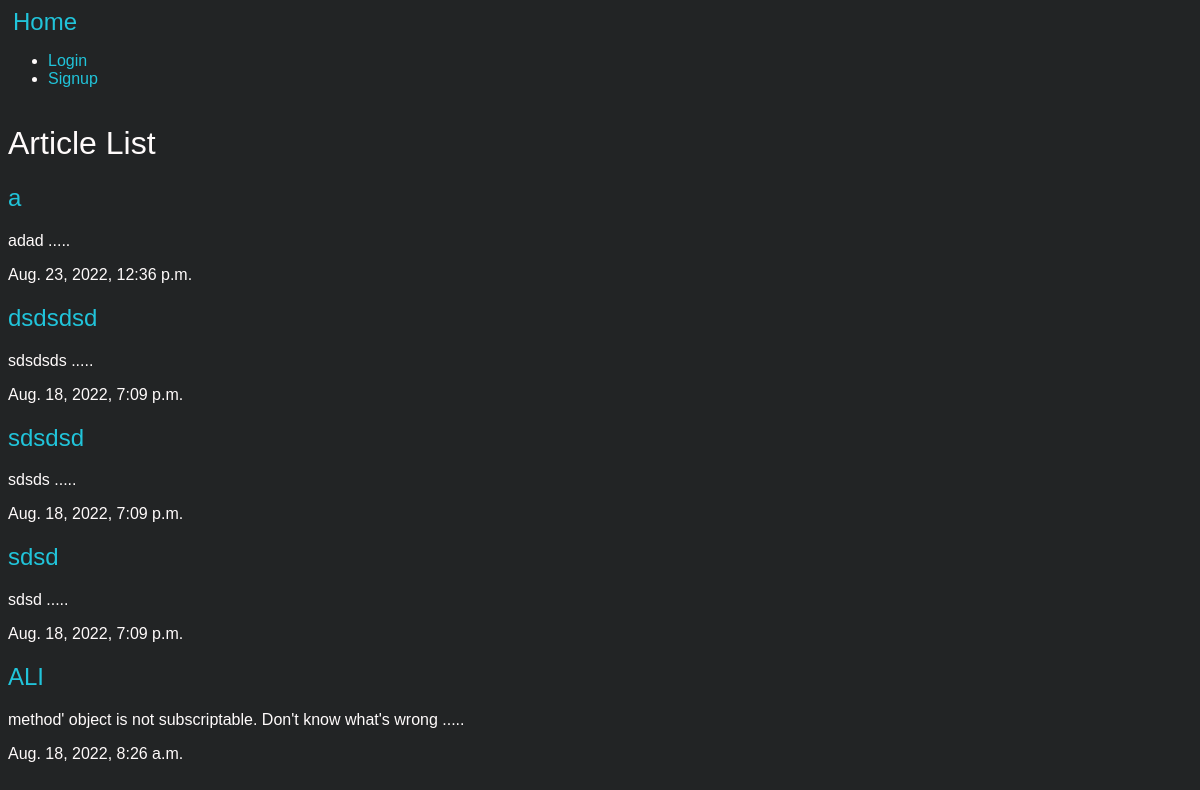
/, run on an earlier commit of the app's database.
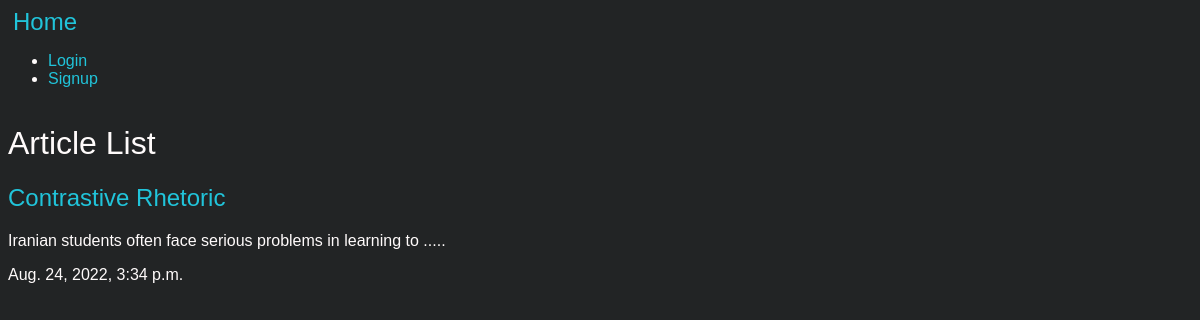
And on a later commit of the database.
### articles_app/models.py (models this page shows, shortened)
class Articles(models.Model):
    title = models.CharField(max_length=64)
    slug = models.SlugField()
    body = models.TextField()
    date = models.DateTimeField(auto_now_add=True)
    image = models.ImageField(default='default.jpg', blank=True)
    author = models.ForeignKey(User,default=None, on_delete=models.CASCADE)
    def snippet(self):
        return self.body[:60] + ' .....'

### articles_app/views.py (the view)
# urls.py: path('', views.Articles, name="Home"),
def Articles(request):
    articles = models.Articles.objects.all().order_by('-date')
    art = articles
    return render(request, 'articles.html', {'art': art})

### templates/articles.html
    {%extends 'base.html'%}
    {% block content %}
    <p></p><h1>Article List</h1></p>
    {% for i in art %}
    <h2><a href="{% url 'articles_app:detail' slug=i.slug %}">{{i.title}}</a></h2>
    <p>{{i.snippet}}</p>
    <p>{{i.date}}</p>
    {% endfor %}
    {% endblock content%}

### templates/base.html (shortened to what this page needs)
{% load static %}
<!DOCTYPE html>
<html lang="en">
    <head>
        <link rel="stylesheet" href="{% static 'styles.css'%}"></head>
    <body>
        <nav>
            <h1><a href="{% url 'articles_app:Home' %}">Home</a></h1>
        </nav>
        <nav>
            <ul>
                {% if user.is_authenticated %}
                <h1 >
                    Welcome {{ user.get_username }}
                </h1><br>
                <button><a href="{% url 'accounts:logout' %}">logout</a></button>
                <a href="{% url 'articles_app:create'%}">Create New Article</a>
                {% else %}
                <li>
                    <a href="{% url 'accounts:login'%}">Login</a>
                </li>
                <li>
                    <a href="{% url 'accounts:signup'%}">Signup</a>
                </li>
                {% endif %}
            </ul>
        </nav>
        {%block content%}
        {%endblock%}
    </body>
</html>

### static/styles.css (style rules this page uses)
body { background-color: rgb(34, 36, 37);; color: rgb(255, 251, 251); background-repeat: no-repeat; background-size: cover; background-attachment: fixed; }
body * { font-family: Arial; }
h1, h2, h3, h4, h5 { font-weight: 400; }
a, a:hover, a:visited { color: rgb(33, 196, 218); text-decoration: none; }
nav { display: flex; }
nav h1 { margin: 0 5px; }

What changed in the data, as far as the page shows it:
removed Articles: title "a", snippet "adad .....", date "Aug. 23, 2022, 12:36 p.m."
removed Articles: title "dsdsdsd", snippet "sdsdsds .....", date "Aug. 18, 2022, 7:09 p.m."
removed Articles: title "sdsdsd", snippet "sdsds .....", date "Aug. 18, 2022, 7:09 p.m."
removed Articles: title "sdsd", snippet "sdsd .....", date "Aug. 18, 2022, 7:09 p.m."
removed Articles: title "ALI", snippet "method' object is not subscriptable. Don't know what's wrong .....", date "Aug. 18, 2022, 8:26 a.m."
added Articles: title "Contrastive Rhetoric", snippet "Iranian students often face serious problems in learning to .....", date "Aug. 24, 2022, 3:34 p.m."
